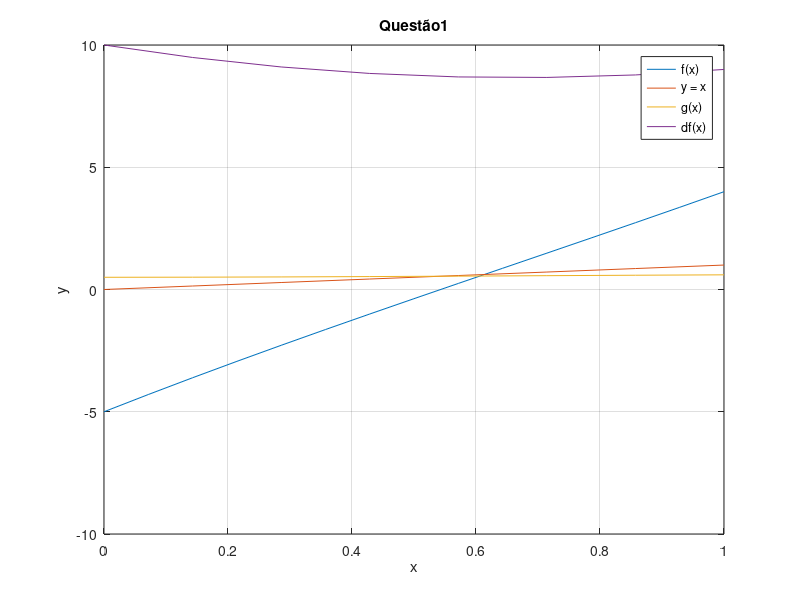

Reproduce this figure in MATLAB. (Note: this script raises an error after producing the figure.)
f = @(x) x^3 - 2*x^2 + 10*x-5;
df = @(x) 3*x^2-4*x+10;
g = @(x)(5-x^3+2*x^2)/10;
h = @(x) x;
a = 0;
b = 1;
x0 = (a+b)/2;
figure
fplot(f,[a,b])
grid;
hold on;
fplot(h,[a,b])
hold on;
fplot(g,[a,b])
hold on;
fplot(df,[a,b])
hold on;
title('Questão1')
ylabel('y')
xlabel('x')
legend('f(x)','y = x','g(x)','df(x)')
hold off
%[X,FVAL,EXITFLAG,OUTPUT] = fzero(f,[a,b])
%[r,n] = Bisseccao(f,a,b,10^(-4),1000)
%[r,n] = PosicaoFalsa(f,a,b,10^(-4),1000)
%[r,n] = PontoFixo(f,g,x0,10^(-4),1000)
%[r,n] = NewtonRaphson(f,0,df,x0,10^(-4),1000)
[r,n] = Secante(f,a,b,10^(-4),1000)
f(r)